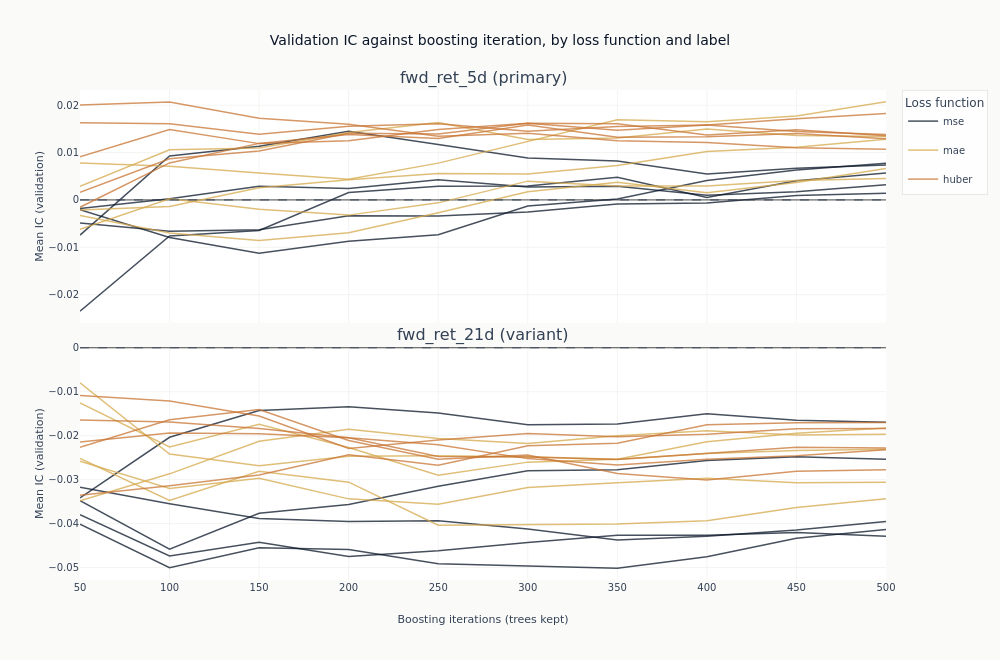

The cell this chart's notebook holds for it:
### Markdown cell above
### What more trees do

Each line traces one configuration's out-of-sample IC as trees are added to it. This is the
figure the checkpoint dimension exists to produce, and it separates two things a single
end-of-training number cannot.

A line that rises and then falls has an interior optimum: the model was still learning, then
began fitting the training window at the expense of the validation folds. A line that wanders
without trend around zero never had anything to learn in the first place, and its highest point
is wherever the noise happened to peak. The difference matters, because both produce a
respectable-looking maximum.

### Code cell
curves = catalog.filter("full_coverage").sort("label", "config_name", "checkpoint_value")
objectives = {"mse": COLORS["blue"], "mae": COLORS["amber"], "huber": COLORS["copper"]}


def objective_of(name: str) -> str:
    """Read the loss function out of a declared configuration name."""
    match = next((key for key in objectives if name.endswith(key)), None)
    if match is None:
        raise ValueError(f"{name!r} does not end in a declared objective: {sorted(objectives)}")
    return match


fig_curves = make_subplots(
    rows=len(panel_labels),
    cols=1,
    shared_xaxes=True,
    vertical_spacing=0.05,
    subplot_titles=[
        f"{label} ({'primary' if label == primary else 'variant'})" for label in panel_labels
    ],
)
for row, label in enumerate(panel_labels, start=1):
    panel = curves.filter(pl.col("label") == label)
    for objective, color in objectives.items():
        members = [
            name
            for name in panel.get_column("config_name").unique(maintain_order=True)
            if objective_of(name) == objective
        ]
        for index, config_name in enumerate(members):
            series = panel.filter(pl.col("config_name") == config_name)
            fig_curves.add_trace(
                go.Scatter(
                    x=series.get_column("checkpoint_value").to_list(),
                    y=series.get_column("ic_mean").to_list(),
                    mode="lines",
                    name=objective,
                    legendgroup=objective,
                    # One legend entry per loss function, not per configuration: the colour is
                    # the claim, and thirty named lines would bury it.
                    showlegend=row == 1 and index == 0,
                    line=dict(color=color, width=1.5),
                    opacity=0.75,
                ),
                row=row,
                col=1,
            )
    fig_curves.add_hline(
        y=0, line_width=1, line_dash="dash", line_color=COLORS["neutral"], row=row, col=1
    )
    fig_curves.update_yaxes(title_text="Mean IC (validation)", row=row, col=1)
fig_curves.update_xaxes(title_text="Boosting iterations (trees kept)", row=len(panel_labels), col=1)
fig_curves.update_layout(
    title="Validation IC against boosting iteration, by loss function and label",
    height=330 * len(panel_labels),
    width=1000,
    margin=dict(t=90),
    legend=dict(title_text="Loss function"),
)
# How many lines dip below zero at some checkpoint is a fact about the frame, so the alt text
# reads it rather than asserting it: two five-day configurations touch a fraction of a thousandth
# below zero at their earliest checkpoints, and describing the panel as uniformly positive would
# be a claim the data refutes.
dip_text = " and ".join(
    f"{row['below']} of {row['total']} in the {row['label']} panel"
    for row in curves.group_by("label")
    .agg(
        total=pl.col("config_name").n_unique(),
        below=pl.col("config_name").filter(pl.col("ic_mean") < 0).n_unique(),
    )
    .sort("label")
    .iter_rows(named=True)
)
show_plotly_with_alt(
    fig_curves,
    "Line charts of mean validation information coefficient against boosting iteration, one line "
    "per configuration, coloured by loss function: dark navy for squared error, gold for absolute "
    "error, copper for Huber. Each panel carries a dashed zero line. The five-day panel sits "
    "almost entirely above that line, with the copper Huber lines running highest and the navy "
    "squared-error lines lowest; the 21-day panel sits below it, and its two lowest navy lines "
    "run near -0.04 throughout. Counted from the underlying frame, the lines that dip below zero "
    f"at some checkpoint are {dip_text}. The lines wander "
    "up and down rather than rising to a common peak and falling away, so no single stopping "
    "point stands out in either panel.",
)

### Figure 1 — Plotly figure (JSON) as saved in the notebook; plotly's stock layout.template omitted (floating-point values rounded to 4 significant figures)
{"data": [{"legendgroup": "mse", "line": {"color": "#0a1628", "width": 1.5}, "mode": "lines", "name": "mse", "opacity": 0.75, "showlegend": true, "type": "scatter", "x": [50, 100, 150, 200, 250, 300, 350, 400, 450, 500], "xaxis": "x", "y": [-0.002067, -0.007939, -0.01127, -0.008746, -0.007332, -0.001305, 0.0002004, 0.004085, 0.006296, 0.007752], "yaxis": "y"}, {"legendgroup": "mse", "line": {"color": "#0a1628", "width": 1.5}, "mode": "lines", "name": "mse", "opacity": 0.75, "showlegend": false, "type": "scatter", "x": [50, 100, 150, 200, 250, 300, 350, 400, 450, 500], "xaxis": "x", "y": [-0.007426, 0.009265, 0.01133, 0.01449, 0.01173, 0.008853, 0.008224, 0.005466, 0.006701, 0.007373], "yaxis": "y"}, {"legendgroup": "mse", "line": {"color": "#0a1628", "width": 1.5}, "mode": "lines", "name": "mse", "opacity": 0.75, "showlegend": false, "type": "scatter", "x": [50, 100, 150, 200, 250, 300, 350, 400, 450, 500], "xaxis": "x", "y": [-0.00181, 0.0002359, 0.00287, 0.002434, 0.004257, 0.002727, 0.002876, 0.0009931, 0.001719, 0.003229], "yaxis": "y"}, {"legendgroup": "mse", "line": {"color": "#0a1628", "width": 1.5}, "mode": "lines", "name": "mse", "opacity": 0.75, "showlegend": false, "type": "scatter", "x": [50, 100, 150, 200, 250, 300, 350, 400, 450, 500], "xaxis": "x", "y": [-0.004894, -0.006595, -0.006306, -0.00336, -0.003395, -0.002536, -0.0008573, -0.0006294, 0.000942, 0.001399], "yaxis": "y"}, {"legendgroup": "mse", "line": {"color": "#0a1628", "width": 1.5}, "mode": "lines", "name": "mse", "opacity": 0.75, "showlegend": false, "type": "scatter", "x": [50, 100, 150, 200, 250, 300, 350, 400, 450, 500], "xaxis": "x", "y": [-0.02347, -0.007605, -0.006441, 0.001561, 0.002908, 0.002966, 0.004779, 0.0004924, 0.004048, 0.005682], "yaxis": "y"}, {"legendgroup": "mae", "line": {"color": "#D4A84B", "width": 1.5}, "mode": "lines", "name": "mae", "opacity": 0.75, "showlegend": true, "type": "scatter", "x": [50, 100, 150, 200, 250, 300, 350, 400, 450, 500], "xaxis": "x", "y": [-0.006217, 0.0002275, -0.001975, -0.003207, -0.0006191, 0.003967, 0.002935, 0.002953, 0.004084, 0.004546], "yaxis": "y"}, {"legendgroup": "mae", "line": {"color": "#D4A84B", "width": 1.5}, "mode": "lines", "name": "mae", "opacity": 0.75, "showlegend": false, "type": "scatter", "x": [50, 100, 150, 200, 250, 300, 350, 400, 450, 500], "xaxis": "x", "y": [0.007803, 0.00713, 0.00567, 0.004357, 0.007767, 0.0123, 0.01692, 0.01649, 0.01773, 0.02075], "yaxis": "y"}, {"legendgroup": "mae", "line": {"color": "#D4A84B", "width": 1.5}, "mode": "lines", "name": "mae", "opacity": 0.75, "showlegend": false, "type": "scatter", "x": [50, 100, 150, 200, 250, 300, 350, 400, 450, 500], "xaxis": "x", "y": [-0.002134, -0.001404, 0.002573, 0.004244, 0.005583, 0.005486, 0.007292, 0.01022, 0.01115, 0.0128], "yaxis": "y"}, {"legendgroup": "mae", "line": {"color": "#D4A84B", "width": 1.5}, "mode": "lines", "name": "mae", "opacity": 0.75, "showlegend": false, "type": "scatter", "x": [50, 100, 150, 200, 250, 300, 350, 400, 450, 500], "xaxis": "x", "y": [0.002893, 0.0106, 0.01096, 0.01425, 0.01633, 0.01278, 0.01307, 0.01496, 0.01358, 0.0134], "yaxis": "y"}, {"legendgroup": "mae", "line": {"color": "#D4A84B", "width": 1.5}, "mode": "lines", "name": "mae", "opacity": 0.75, "showlegend": false, "type": "scatter", "x": [50, 100, 150, 200, 250, 300, 350, 400, 450, 500], "xaxis": "x", "y": [-0.003276, -0.006986, -0.008589, -0.006929, -0.002721, 0.001744, 0.003715, 0.001495, 0.003659, 0.006632], "yaxis": "y"}, {"legendgroup": "huber", "line": {"color": "#C87533", "width": 1.5}, "mode": "lines", "name": "huber", "opacity": 0.75, "showlegend": true, "type": "scatter", "x": [50, 100, 150, 200, 250, 300, 350, 400, 450, 500], "xaxis": "x", "y": [0.009125, 0.01486, 0.01189, 0.01248, 0.01489, 0.01621, 0.01473, 0.01582, 0.01714, 0.01825], "yaxis": "y"}, {"legendgroup": "huber", "line": {"color": "#C87533", "width": 1.5}, "mode": "lines", "name": "huber", "opacity": 0.75, "showlegend": false, "type": "scatter", "x": [50, 100, 150, 200, 250, 300, 350, 400, 450, 500], "xaxis": "x", "y": [0.001617, 0.0087, 0.01034, 0.01407, 0.01392, 0.01617, 0.01611, 0.01373, 0.01479, 0.01356], "yaxis": "y"}, {"legendgroup": "huber", "line": {"color": "#C87533", "width": 1.5}, "mode": "lines", "name": "huber", "opacity": 0.75, "showlegend": false, "type": "scatter", "x": [50, 100, 150, 200, 250, 300, 350, 400, 450, 500], "xaxis": "x", "y": [0.01627, 0.01608, 0.01386, 0.01555, 0.01607, 0.01452, 0.0155, 0.01582, 0.01445, 0.01382], "yaxis": "y"}, {"legendgroup": "huber", "line": {"color": "#C87533", "width": 1.5}, "mode": "lines", "name": "huber", "opacity": 0.75, "showlegend": false, "type": "scatter", "x": [50, 100, 150, 200, 250, 300, 350, 400, 450, 500], "xaxis": "x", "y": [0.02005, 0.02068, 0.01726, 0.01598, 0.01343, 0.01407, 0.01251, 0.0121, 0.01102, 0.01069], "yaxis": "y"}, {"legendgroup": "huber", "line": {"color": "#C87533", "width": 1.5}, "mode": "lines", "name": "huber", "opacity": 0.75, "showlegend": false, "type": "scatter", "x": [50, 100, 150, 200, 250, 300, 350, 400, 450, 500], "xaxis": "x", "y": [-0.001537, 0.00781, 0.01194, 0.0138, 0.01295, 0.01579, 0.01323, 0.01333, 0.014, 0.01291], "yaxis": "y"}, {"legendgroup": "mse", "line": {"color": "#0a1628", "width": 1.5}, "mode": "lines", "name": "mse", "opacity": 0.75, "showlegend": false, "type": "scatter", "x": [50, 100, 150, 200, 250, 300, 350, 400, 450, 500], "xaxis": "x2", "y": [-0.03418, -0.02037, -0.01428, -0.01342, -0.01482, -0.01752, -0.01735, -0.01502, -0.01647, -0.01697], "yaxis": "y2"}, {"legendgroup": "mse", "line": {"color": "#0a1628", "width": 1.5}, "mode": "lines", "name": "mse", "opacity": 0.75, "showlegend": false, "type": "scatter", "x": [50, 100, 150, 200, 250, 300, 350, 400, 450, 500], "xaxis": "x2", "y": [-0.04013, -0.05003, -0.04552, -0.04591, -0.04916, -0.04976, -0.05019, -0.04756, -0.04333, -0.04136], "yaxis": "y2"}, {"legendgroup": "mse", "line": {"color": "#0a1628", "width": 1.5}, "mode": "lines", "name": "mse", "opacity": 0.75, "showlegend": false, "type": "scatter", "x": [50, 100, 150, 200, 250, 300, 350, 400, 450, 500], "xaxis": "x2", "y": [-0.03481, -0.04584, -0.03764, -0.03564, -0.03149, -0.02799, -0.02774, -0.02564, -0.0248, -0.02537], "yaxis": "y2"}, {"legendgroup": "mse", "line": {"color": "#0a1628", "width": 1.5}, "mode": "lines", "name": "mse", "opacity": 0.75, "showlegend": false, "type": "scatter", "x": [50, 100, 150, 200, 250, 300, 350, 400, 450, 500], "xaxis": "x2", "y": [-0.03799, -0.04737, -0.04424, -0.04749, -0.04621, -0.04434, -0.04266, -0.04265, -0.04205, -0.04291], "yaxis": "y2"}, {"legendgroup": "mse", "line": {"color": "#0a1628", "width": 1.5}, "mode": "lines", "name": "mse", "opacity": 0.75, "showlegend": false, "type": "scatter", "x": [50, 100, 150, 200, 250, 300, 350, 400, 450, 500], "xaxis": "x2", "y": [-0.03174, -0.03549, -0.03883, -0.03953, -0.03933, -0.04126, -0.04373, -0.04288, -0.04149, -0.0395], "yaxis": "y2"}, {"legendgroup": "mae", "line": {"color": "#D4A84B", "width": 1.5}, "mode": "lines", "name": "mae", "opacity": 0.75, "showlegend": false, "type": "scatter", "x": [50, 100, 150, 200, 250, 300, 350, 400, 450, 500], "xaxis": "x2", "y": [-0.03481, -0.02869, -0.02128, -0.01854, -0.02066, -0.02179, -0.02004, -0.01886, -0.01984, -0.01967], "yaxis": "y2"}, {"legendgroup": "mae", "line": {"color": "#D4A84B", "width": 1.5}, "mode": "lines", "name": "mae", "opacity": 0.75, "showlegend": false, "type": "scatter", "x": [50, 100, 150, 200, 250, 300, 350, 400, 450, 500], "xaxis": "x2", "y": [-0.02584, -0.03203, -0.02971, -0.03438, -0.0356, -0.03181, -0.0307, -0.02969, -0.03072, -0.0306], "yaxis": "y2"}, {"legendgroup": "mae", "line": {"color": "#D4A84B", "width": 1.5}, "mode": "lines", "name": "mae", "opacity": 0.75, "showlegend": false, "type": "scatter", "x": [50, 100, 150, 200, 250, 300, 350, 400, 450, 500], "xaxis": "x2", "y": [-0.01257, -0.02259, -0.01742, -0.02268, -0.029, -0.02602, -0.02539, -0.02137, -0.01947, -0.01827], "yaxis": "y2"}, {"legendgroup": "mae", "line": {"color": "#D4A84B", "width": 1.5}, "mode": "lines", "name": "mae", "opacity": 0.75, "showlegend": false, "type": "scatter", "x": [50, 100, 150, 200, 250, 300, 350, 400, 450, 500], "xaxis": "x2", "y": [-0.00799, -0.02418, -0.02684, -0.02468, -0.02457, -0.02477, -0.02535, -0.02405, -0.02339, -0.02307], "yaxis": "y2"}, {"legendgroup": "mae", "line": {"color": "#D4A84B", "width": 1.5}, "mode": "lines", "name": "mae", "opacity": 0.75, "showlegend": false, "type": "scatter", "x": [50, 100, 150, 200, 250, 300, 350, 400, 450, 500], "xaxis": "x2", "y": [-0.02518, -0.03473, -0.02811, -0.03057, -0.04036, -0.04026, -0.04011, -0.03937, -0.03633, -0.03434], "yaxis": "y2"}, {"legendgroup": "huber", "line": {"color": "#C87533", "width": 1.5}, "mode": "lines", "name": "huber", "opacity": 0.75, "showlegend": false, "type": "scatter", "x": [50, 100, 150, 200, 250, 300, 350, 400, 450, 500], "xaxis": "x2", "y": [-0.03353, -0.03141, -0.02894, -0.02434, -0.02675, -0.02229, -0.02174, -0.01754, -0.01709, -0.017], "yaxis": "y2"}, {"legendgroup": "huber", "line": {"color": "#C87533", "width": 1.5}, "mode": "lines", "name": "huber", "opacity": 0.75, "showlegend": false, "type": "scatter", "x": [50, 100, 150, 200, 250, 300, 350, 400, 450, 500], "xaxis": "x2", "y": [-0.01642, -0.01688, -0.01835, -0.0205, -0.02208, -0.02522, -0.02666, -0.02537, -0.02456, -0.02323], "yaxis": "y2"}, {"legendgroup": "huber", "line": {"color": "#C87533", "width": 1.5}, "mode": "lines", "name": "huber", "opacity": 0.75, "showlegend": false, "type": "scatter", "x": [50, 100, 150, 200, 250, 300, 350, 400, 450, 500], "xaxis": "x2", "y": [-0.02146, -0.01942, -0.01959, -0.02046, -0.02473, -0.02484, -0.02545, -0.02411, -0.02263, -0.02281], "yaxis": "y2"}, {"legendgroup": "huber", "line": {"color": "#C87533", "width": 1.5}, "mode": "lines", "name": "huber", "opacity": 0.75, "showlegend": false, "type": "scatter", "x": [50, 100, 150, 200, 250, 300, 350, 400, 450, 500], "xaxis": "x2", "y": [-0.01084, -0.01211, -0.01554, -0.02293, -0.02101, -0.01951, -0.02027, -0.01966, -0.01842, -0.01835], "yaxis": "y2"}, {"legendgroup": "huber", "line": {"color": "#C87533", "width": 1.5}, "mode": "lines", "name": "huber", "opacity": 0.75, "showlegend": false, "type": "scatter", "x": [50, 100, 150, 200, 250, 300, 350, 400, 450, 500], "xaxis": "x2", "y": [-0.02264, -0.01638, -0.01406, -0.02111, -0.02539, -0.02442, -0.02862, -0.0301, -0.02811, -0.02778], "yaxis": "y2"}], "layout": {"annotations": [{"font": {"size": 16}, "showarrow": false, "text": "fwd_ret_5d (primary)", "x": 0.5, "xanchor": "center", "xref": "paper", "y": 1.0, "yanchor": "bottom", "yref": "paper"}, {"font": {"size": 16}, "showarrow": false, "text": "fwd_ret_21d (variant)", "x": 0.5, "xanchor": "center", "xref": "paper", "y": 0.475, "yanchor": "bottom", "yref": "paper"}], "height": 660, "legend": {"title": {"text": "Loss function"}}, "margin": {"t": 90}, "shapes": [{"line": {"color": "#334155", "dash": "dash", "width": 1}, "type": "line", "x0": 0, "x1": 1, "xref": "x domain", "y0": 0, "y1": 0, "yref": "y"}, {"line": {"color": "#334155", "dash": "dash", "width": 1}, "type": "line", "x0": 0, "x1": 1, "xref": "x2 domain", "y0": 0, "y1": 0, "yref": "y2"}], "title": {"text": "Validation IC against boosting iteration, by loss function and label"}, "width": 1000, "xaxis": {"anchor": "y", "domain": [0.0, 1.0], "matches": "x2", "showticklabels": false}, "xaxis2": {"anchor": "y2", "domain": [0.0, 1.0], "title": {"text": "Boosting iterations (trees kept)"}}, "yaxis": {"anchor": "x", "domain": [0.525, 1.0], "title": {"text": "Mean IC (validation)"}}, "yaxis2": {"anchor": "x2", "domain": [0.0, 0.475], "title": {"text": "Mean IC (validation)"}}}}
